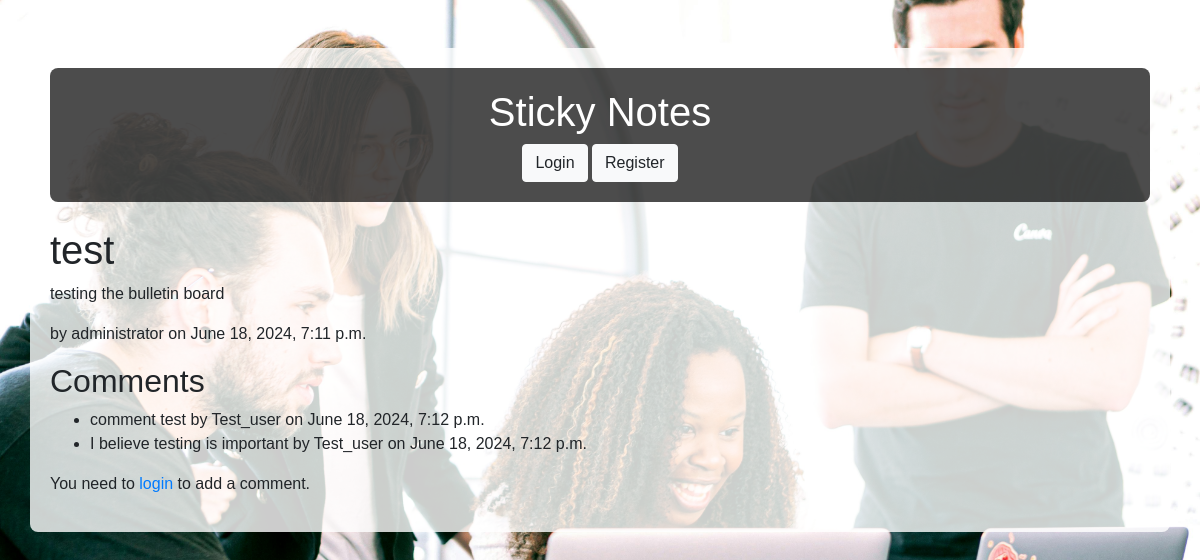
The app's page /posts/1/ with its own data.
### the_app/models.py (models this page shows, shortened)
class Post(models.Model):
    title = models.CharField(max_length=200)
    content = models.TextField()
    created_at = models.DateTimeField(default=timezone.now)
    author = models.ForeignKey(User, on_delete=models.CASCADE)

class Comment(models.Model):
    post = models.ForeignKey(Post, related_name='comments',
                             on_delete=models.CASCADE)
    author = models.ForeignKey(User, on_delete=models.CASCADE)
    content = models.TextField()
    created_at = models.DateTimeField(default=timezone.now)

### the_app/views.py (the view)
# urls.py: path('posts/<int:post_id>/', views.post_detail, name='post_detail'),
def post_detail(request, post_id):
    post = get_object_or_404(Post, id=post_id)
    comments = post.comments.all()
    if request.method == 'POST':
        form = CommentForm(request.POST)
        if form.is_valid():
            comment = form.save(commit=False)
            comment.author = request.user
            comment.post = post
            comment.save()
            return redirect('post_detail', post_id=post.id)
    else:
        form = CommentForm()
    return render(request, 'the_app/post_detail.html',
                  {'post': post, 'comments': comments, 'form': form})

### the_app/templates/the_app/post_detail.html
{% extends 'the_app/base.html' %}
{% block content %}
  <h1>{{ post.title }}</h1>
  <p>{{ post.content }}</p>
  <p>by {{ post.author }} on {{ post.created_at }}</p>
  <h2>Comments</h2>
  <ul>
    {% for comment in comments %}
      <li>{{ comment.content }} by {{ comment.author }} on {{ comment.created_at }}</li>
    {% endfor %}
  </ul>
  {% if user.is_authenticated %}
    <h2>Add a comment</h2>
    <form method="post">
      {% csrf_token %}
      {{ form.as_p }}
      <button type="submit">Submit</button>
    </form>
  {% else %}
    <p>You need to <a href="{% url 'login' %}">login</a> to add a comment.</p>
  {% endif %}
{% endblock %}

### the_app/templates/the_app/base.html (shortened to what this page needs)
{% load static %}
<!DOCTYPE html>
{% load static %}
<!DOCTYPE html>
<html>
<head>
    <link rel="stylesheet" href="https://stackpath.bootstrapcdn.com/bootstrap/4.5.2/css/bootstrap.min.css">
    <link rel="stylesheet" type="text/css" href="{% static 'css/style.css' %}">
</head>
<body>
    <div class="container mt-5">
        <div class="header mb-4">
            <h1>Sticky Notes</h1>
            {% if user.is_authenticated %}
                <a class="btn btn-light" href="{% url 'dashboard' %}">Dashboard</a>
                <a class="btn btn-light" href="{% url 'post_list' %}">Bulletin Board</a>
                {% if user.is_superuser %}
                    <a class="btn btn-light" href="{% url 'admin_dashboard' %}">Admin Dashboard</a>
                    <a class="btn btn-light" href="{% url 'post_add' %}">Add Bulletin Post</a>
                {% endif %}
                <a class="btn btn-light" href="{% url 'logout' %}">Logout</a>
            {% else %}
                <a class="btn btn-light" href="{% url 'login' %}">Login</a>
                <a class="btn btn-light" href="{% url 'register' %}">Register</a>
            {% endif %}
        </div>
        {% block content %}
        {% endblock %}
    </div>
</body>
</html>

### the_app/static/css/style.css (style rules this page uses)
body { margin: 0; padding: 0; font-family: Arial, sans-serif; }
.container { background-color: rgba(255, 255, 255, 0.8); padding: 20px; border-radius: 8px; }
.header { background-color: rgba(0, 0, 0, 0.7); padding: 20px; border-radius: 8px; color: #fff; text-align: center; }

### records on screen
Post: title "test", content "testing the bulletin board", author "administrator", created_at "June 18, 2024, 7:11 p.m."
Comment: content "comment test", author "Test_user", created_at "June 18, 2024, 7:12 p.m."
Comment: content "I believe testing is important", author "Test_user", created_at "June 18, 2024, 7:12 p.m."
